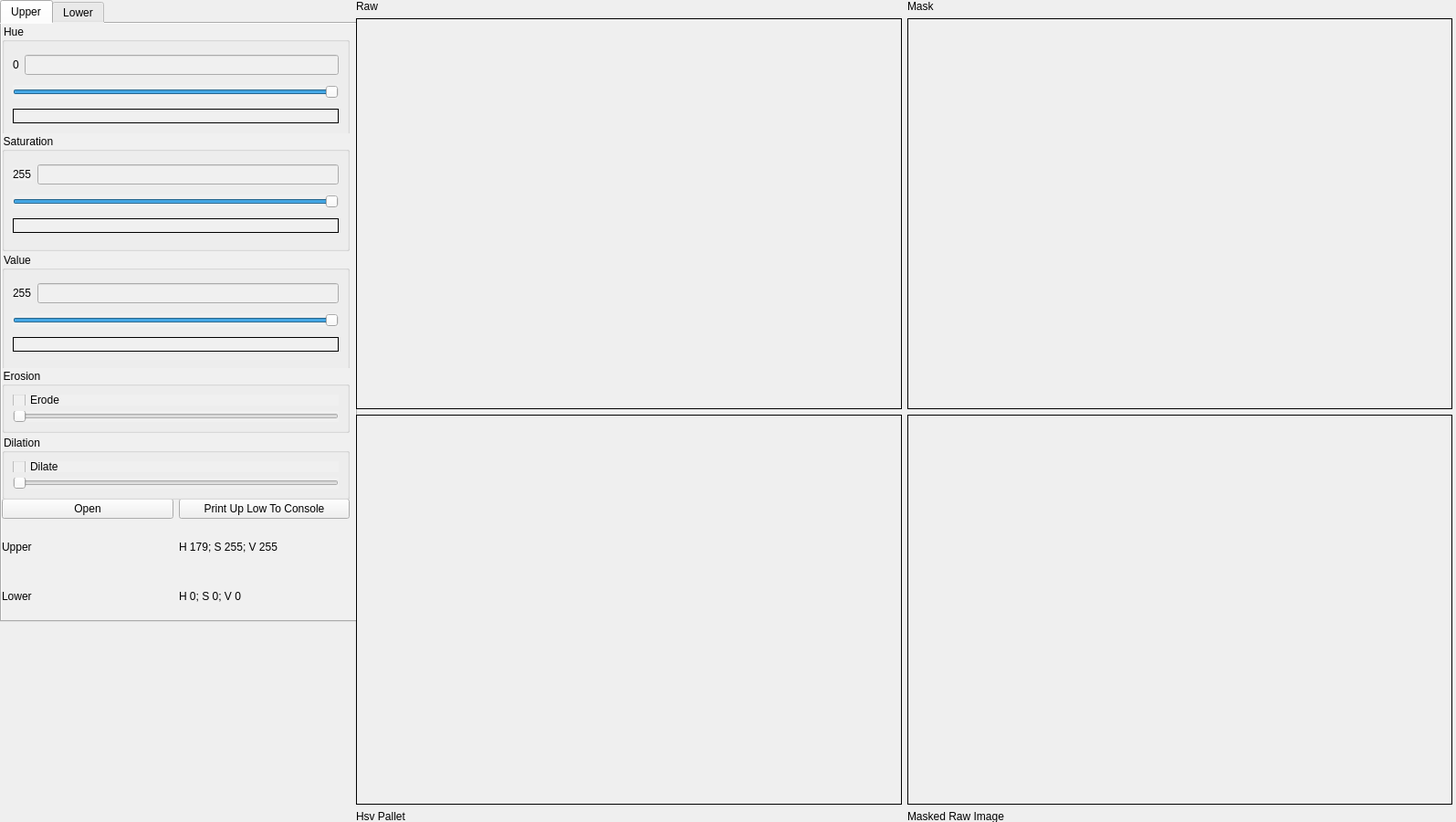
<?xml version="1.0" encoding="UTF-8"?>
<ui version="4.0">
 <class>Dialog</class>
 <widget class="QDialog" name="Dialog">
  <property name="geometry">
   <rect>
    <x>0</x>
    <y>0</y>
    <width>1595</width>
    <height>900</height>
   </rect>
  </property>
  <property name="windowTitle">
   <string>Dialog</string>
  </property>
  <property name="statusTip">
   <string notr="true"/>
  </property>
  <property name="whatsThis">
   <string notr="true"/>
  </property>
  <property name="accessibleName">
   <string notr="true"/>
  </property>
  <property name="accessibleDescription">
   <string notr="true"/>
  </property>
  <widget class="QWidget" name="horizontalLayoutWidget">
   <property name="geometry">
    <rect>
     <x>0</x>
     <y>0</y>
     <width>391</width>
     <height>681</height>
    </rect>
   </property>
   <layout class="QHBoxLayout" name="horizontalLayout">
    <item>
     <widget class="QTabWidget" name="tabWidget">
      <property name="focusPolicy">
       <enum>Qt::NoFocus</enum>
      </property>
      <property name="contextMenuPolicy">
       <enum>Qt::NoContextMenu</enum>
      </property>
      <property name="acceptDrops">
       <bool>false</bool>
      </property>
      <property name="autoFillBackground">
       <bool>false</bool>
      </property>
      <property name="styleSheet">
       <string notr="true">background-color:#f0f0f0</string>
      </property>
      <property name="currentIndex">
       <number>0</number>
      </property>
      <widget class="QWidget" name="tab">
       <attribute name="title">
        <string>Upper</string>
       </attribute>
       <widget class="QWidget" name="layoutWidget_2">
        <property name="geometry">
         <rect>
          <x>0</x>
          <y>520</y>
          <width>381</width>
          <height>131</height>
         </rect>
        </property>
        <layout class="QGridLayout" name="gridLayout_2" columnstretch="0,0">
         <property name="topMargin">
          <number>0</number>
         </property>
         <item row="2" column="0">
          <widget class="QLabel" name="label_11">
           <property name="text">
            <string>Upper</string>
           </property>
          </widget>
         </item>
         <item row="1" column="0">
          <widget class="QPushButton" name="btnOpen_2">
           <property name="text">
            <string>Open</string>
           </property>
          </widget>
         </item>
         <item row="3" column="1">
          <widget class="QLabel" name="lblLower_2">
           <property name="text">
            <string>H 0; S 0; V 0</string>
           </property>
          </widget>
         </item>
         <item row="3" column="0">
          <widget class="QLabel" name="label_12">
           <property name="text">
            <string>Lower</string>
           </property>
          </widget>
         </item>
         <item row="1" column="1">
          <widget class="QPushButton" name="btnCopy_2">
           <property name="text">
            <string>Print Up Low To Console</string>
           </property>
          </widget>
         </item>
         <item row="2" column="1">
          <widget class="QLabel" name="lblUpper_2">
           <property name="text">
            <string>H 179; S 255; V 255</string>
           </property>
          </widget>
         </item>
        </layout>
       </widget>
       <widget class="QGroupBox" name="groupBox_10">
        <property name="geometry">
         <rect>
          <x>0</x>
          <y>250</y>
          <width>381</width>
          <height>129</height>
         </rect>
        </property>
        <property name="title">
         <string>Value</string>
        </property>
        <layout class="QVBoxLayout" name="verticalLayout_21">
         <item>
          <layout class="QHBoxLayout" name="horizontalLayout_11">
           <property name="topMargin">
            <number>0</number>
           </property>
           <item>
            <widget class="QLabel" name="label_upper_val">
             <property name="sizePolicy">
              <sizepolicy hsizetype="Preferred" vsizetype="Fixed">
               <horstretch>0</horstretch>
               <verstretch>0</verstretch>
              </sizepolicy>
             </property>
             <property name="text">
              <string>255</string>
             </property>
            </widget>
           </item>
           <item>
            <widget class="QLineEdit" name="lineEdit_9"/>
           </item>
          </layout>
         </item>
         <item>
          <widget class="QSlider" name="slider_upper_val">
           <property name="maximum">
            <number>255</number>
           </property>
           <property name="value">
            <number>255</number>
           </property>
           <property name="orientation">
            <enum>Qt::Horizontal</enum>
           </property>
          </widget>
         </item>
         <item>
          <widget class="QLabel" name="label_25">
           <property name="sizePolicy">
            <sizepolicy hsizetype="Preferred" vsizetype="Fixed">
             <horstretch>0</horstretch>
             <verstretch>0</verstretch>
            </sizepolicy>
           </property>
           <property name="frameShape">
            <enum>QFrame::Box</enum>
           </property>
           <property name="text">
            <string/>
           </property>
          </widget>
         </item>
        </layout>
       </widget>
       <widget class="QGroupBox" name="groupBox_7">
        <property name="geometry">
         <rect>
          <x>0</x>
          <y>0</y>
          <width>381</width>
          <height>129</height>
         </rect>
        </property>
        <property name="sizePolicy">
         <sizepolicy hsizetype="Minimum" vsizetype="Preferred">
          <horstretch>0</horstretch>
          <verstretch>0</verstretch>
         </sizepolicy>
        </property>
        <property name="title">
         <string>Hue</string>
        </property>
        <layout class="QVBoxLayout" name="verticalLayout_14">
         <item>
          <layout class="QHBoxLayout" name="horizontalLayout_9">
           <property name="topMargin">
            <number>0</number>
           </property>
           <item>
            <widget class="QLabel" name="label_upper_hue">
             <property name="sizePolicy">
              <sizepolicy hsizetype="Preferred" vsizetype="Fixed">
               <horstretch>0</horstretch>
               <verstretch>0</verstretch>
              </sizepolicy>
             </property>
             <property name="text">
              <string>0</string>
             </property>
            </widget>
           </item>
           <item>
            <widget class="QLineEdit" name="lineEdit_7"/>
           </item>
          </layout>
         </item>
         <item>
          <widget class="QSlider" name="slider_upper_hue">
           <property name="maximum">
            <number>359</number>
           </property>
           <property name="value">
            <number>359</number>
           </property>
           <property name="orientation">
            <enum>Qt::Horizontal</enum>
           </property>
          </widget>
         </item>
         <item>
          <widget class="QLabel" name="label_23">
           <property name="sizePolicy">
            <sizepolicy hsizetype="Preferred" vsizetype="Fixed">
             <horstretch>0</horstretch>
             <verstretch>0</verstretch>
            </sizepolicy>
           </property>
           <property name="frameShape">
            <enum>QFrame::Box</enum>
           </property>
           <property name="text">
            <string/>
           </property>
          </widget>
         </item>
        </layout>
       </widget>
       <widget class="QGroupBox" name="groupBox_9">
        <property name="geometry">
         <rect>
          <x>0</x>
          <y>120</y>
          <width>381</width>
          <height>129</height>
         </rect>
        </property>
        <property name="title">
         <string>Saturation</string>
        </property>
        <layout class="QVBoxLayout" name="verticalLayout_20">
         <item>
          <layout class="QHBoxLayout" name="horizontalLayout_10">
           <property name="topMargin">
            <number>0</number>
           </property>
           <item>
            <widget class="QLabel" name="label_upper_sat">
             <property name="sizePolicy">
              <sizepolicy hsizetype="Preferred" vsizetype="Fixed">
               <horstretch>0</horstretch>
               <verstretch>0</verstretch>
              </sizepolicy>
             </property>
             <property name="text">
              <string>255</string>
             </property>
            </widget>
           </item>
           <item>
            <widget class="QLineEdit" name="lineEdit_8"/>
           </item>
          </layout>
         </item>
         <item>
          <widget class="QSlider" name="slider_upper_sat">
           <property name="sizePolicy">
            <sizepolicy hsizetype="Preferred" vsizetype="Fixed">
             <horstretch>0</horstretch>
             <verstretch>0</verstretch>
            </sizepolicy>
           </property>
           <property name="maximum">
            <number>255</number>
           </property>
           <property name="value">
            <number>255</number>
           </property>
           <property name="orientation">
            <enum>Qt::Horizontal</enum>
           </property>
          </widget>
         </item>
         <item>
          <widget class="QLabel" name="label_24">
           <property name="sizePolicy">
            <sizepolicy hsizetype="Preferred" vsizetype="Fixed">
             <horstretch>0</horstretch>
             <verstretch>0</verstretch>
            </sizepolicy>
           </property>
           <property name="frameShape">
            <enum>QFrame::Box</enum>
           </property>
           <property name="text">
            <string/>
           </property>
          </widget>
         </item>
        </layout>
       </widget>
       <widget class="QWidget" name="layoutWidget_4">
        <property name="geometry">
         <rect>
          <x>0</x>
          <y>520</y>
          <width>381</width>
          <height>131</height>
         </rect>
        </property>
        <layout class="QGridLayout" name="gridLayout_4" columnstretch="0,0">
         <property name="topMargin">
          <number>0</number>
         </property>
         <item row="2" column="0">
          <widget class="QLabel" name="label_21">
           <property name="text">
            <string>Upper</string>
           </property>
          </widget>
         </item>
         <item row="1" column="0">
          <widget class="QPushButton" name="open2">
           <property name="text">
            <string>Open</string>
           </property>
          </widget>
         </item>
         <item row="3" column="1">
          <widget class="QLabel" name="upper_lower_label">
           <property name="text">
            <string>H 0; S 0; V 0</string>
           </property>
          </widget>
         </item>
         <item row="3" column="0">
          <widget class="QLabel" name="label_22">
           <property name="text">
            <string>Lower</string>
           </property>
          </widget>
         </item>
         <item row="1" column="1">
          <widget class="QPushButton" name="upper_print">
           <property name="text">
            <string>Print Up Low To Console</string>
           </property>
          </widget>
         </item>
         <item row="2" column="1">
          <widget class="QLabel" name="upper_upper_label">
           <property name="text">
            <string>H 179; S 255; V 255</string>
           </property>
          </widget>
         </item>
        </layout>
       </widget>
       <widget class="QGroupBox" name="groupBox_6">
        <property name="geometry">
         <rect>
          <x>0</x>
          <y>450</y>
          <width>381</width>
          <height>71</height>
         </rect>
        </property>
        <property name="sizePolicy">
         <sizepolicy hsizetype="Preferred" vsizetype="Fixed">
          <horstretch>0</horstretch>
          <verstretch>0</verstretch>
         </sizepolicy>
        </property>
        <property name="title">
         <string>Dilation</string>
        </property>
        <layout class="QVBoxLayout" name="verticalLayout_13">
         <item>
          <widget class="QCheckBox" name="checkbox_upper_dial">
           <property name="text">
            <string>Dilate</string>
           </property>
          </widget>
         </item>
         <item>
          <widget class="QSlider" name="slider_upper_dial">
           <property name="minimum">
            <number>1</number>
           </property>
           <property name="singleStep">
            <number>2</number>
           </property>
           <property name="pageStep">
            <number>10</number>
           </property>
           <property name="orientation">
            <enum>Qt::Horizontal</enum>
           </property>
          </widget>
         </item>
        </layout>
       </widget>
       <widget class="QGroupBox" name="groupBox_8">
        <property name="geometry">
         <rect>
          <x>0</x>
          <y>377</y>
          <width>381</width>
          <height>71</height>
         </rect>
        </property>
        <property name="sizePolicy">
         <sizepolicy hsizetype="Preferred" vsizetype="Fixed">
          <horstretch>0</horstretch>
          <verstretch>0</verstretch>
         </sizepolicy>
        </property>
        <property name="title">
         <string>Erosion</string>
        </property>
        <layout class="QVBoxLayout" name="verticalLayout_19">
         <item>
          <widget class="QCheckBox" name="checkbox_upper_erode">
           <property name="text">
            <string>Erode</string>
           </property>
          </widget>
         </item>
         <item>
          <widget class="QSlider" name="slider_upper_erode">
           <property name="minimum">
            <number>1</number>
           </property>
           <property name="singleStep">
            <number>2</number>
           </property>
           <property name="orientation">
            <enum>Qt::Horizontal</enum>
           </property>
          </widget>
         </item>
        </layout>
       </widget>
      </widget>
      <widget class="QWidget" name="tab_2">
       <attribute name="title">
        <string>Lower</string>
       </attribute>
       <widget class="QWidget" name="layoutWidget">
        <property name="geometry">
         <rect>
          <x>0</x>
          <y>520</y>
          <width>381</width>
          <height>131</height>
         </rect>
        </property>
        <layout class="QGridLayout" name="gridLayout" columnstretch="0,0">
         <property name="topMargin">
          <number>0</number>
         </property>
         <item row="2" column="0">
          <widget class="QLabel" name="label_10">
           <property name="text">
            <string>Upper</string>
           </property>
          </widget>
         </item>
         <item row="1" column="0">
          <widget class="QPushButton" name="Open">
           <property name="text">
            <string>Open</string>
           </property>
          </widget>
         </item>
         <item row="3" column="1">
          <widget class="QLabel" name="lower_lower_label">
           <property name="text">
            <string>H 0; S 0; V 0</string>
           </property>
          </widget>
         </item>
         <item row="3" column="0">
          <widget class="QLabel" name="label_9">
           <property name="text">
            <string>Lower</string>
           </property>
          </widget>
         </item>
         <item row="1" column="1">
          <widget class="QPushButton" name="lower_print">
           <property name="text">
            <string>Print Up Low To Console</string>
           </property>
          </widget>
         </item>
         <item row="2" column="1">
          <widget class="QLabel" name="lower_upper_label">
           <property name="text">
            <string>H 179; S 255; V 255</string>
           </property>
          </widget>
         </item>
        </layout>
       </widget>
       <widget class="QGroupBox" name="groupBox">
        <property name="geometry">
         <rect>
          <x>0</x>
          <y>0</y>
          <width>381</width>
          <height>129</height>
         </rect>
        </property>
        <property name="sizePolicy">
         <sizepolicy hsizetype="Minimum" vsizetype="Preferred">
          <horstretch>0</horstretch>
          <verstretch>0</verstretch>
         </sizepolicy>
        </property>
        <property name="title">
         <string>Hue</string>
        </property>
        <layout class="QVBoxLayout" name="verticalLayout_3">
         <item>
          <layout class="QHBoxLayout" name="horizontalLayout_3">
           <property name="topMargin">
            <number>0</number>
           </property>
           <item>
            <widget class="QLabel" name="label_lower_hue">
             <property name="sizePolicy">
              <sizepolicy hsizetype="Preferred" vsizetype="Fixed">
               <horstretch>0</horstretch>
               <verstretch>0</verstretch>
              </sizepolicy>
             </property>
             <property name="text">
              <string>0</string>
             </property>
            </widget>
           </item>
           <item>
            <widget class="QLineEdit" name="lineEdit"/>
           </item>
          </layout>
         </item>
         <item>
          <widget class="QSlider" name="slider_lower_hue">
           <property name="maximum">
            <number>359</number>
           </property>
           <property name="value">
            <number>0</number>
           </property>
           <property name="sliderPosition">
            <number>0</number>
           </property>
           <property name="orientation">
            <enum>Qt::Horizontal</enum>
           </property>
          </widget>
         </item>
         <item>
          <widget class="QLabel" name="label_5">
           <property name="sizePolicy">
            <sizepolicy hsizetype="Preferred" vsizetype="Fixed">
             <horstretch>0</horstretch>
             <verstretch>0</verstretch>
            </sizepolicy>
           </property>
           <property name="frameShape">
            <enum>QFrame::Box</enum>
           </property>
           <property name="text">
            <string/>
           </property>
          </widget>
         </item>
        </layout>
       </widget>
       <widget class="QGroupBox" name="groupBox_2">
        <property name="geometry">
         <rect>
          <x>0</x>
          <y>120</y>
          <width>381</width>
          <height>129</height>
         </rect>
        </property>
        <property name="title">
         <string>Saturation</string>
        </property>
        <layout class="QVBoxLayout" name="verticalLayout_4">
         <item>
          <layout class="QHBoxLayout" name="horizontalLayout_4">
           <property name="topMargin">
            <number>0</number>
           </property>
           <item>
            <widget class="QLabel" name="label_lower_sat">
             <property name="sizePolicy">
              <sizepolicy hsizetype="Preferred" vsizetype="Fixed">
               <horstretch>0</horstretch>
               <verstretch>0</verstretch>
              </sizepolicy>
             </property>
             <property name="text">
              <string>255</string>
             </property>
            </widget>
           </item>
           <item>
            <widget class="QLineEdit" name="lineEdit_2"/>
           </item>
          </layout>
         </item>
         <item>
          <widget class="QSlider" name="slider_lower_sat">
           <property name="sizePolicy">
            <sizepolicy hsizetype="Preferred" vsizetype="Fixed">
             <horstretch>0</horstretch>
             <verstretch>0</verstretch>
            </sizepolicy>
           </property>
           <property name="maximum">
            <number>255</number>
           </property>
           <property name="value">
            <number>0</number>
           </property>
           <property name="sliderPosition">
            <number>0</number>
           </property>
           <property name="orientation">
            <enum>Qt::Horizontal</enum>
           </property>
          </widget>
         </item>
         <item>
          <widget class="QLabel" name="label_6">
           <property name="sizePolicy">
            <sizepolicy hsizetype="Preferred" vsizetype="Fixed">
             <horstretch>0</horstretch>
             <verstretch>0</verstretch>
            </sizepolicy>
           </property>
           <property name="frameShape">
            <enum>QFrame::Box</enum>
           </property>
           <property name="text">
            <string/>
           </property>
          </widget>
         </item>
        </layout>
       </widget>
       <widget class="QGroupBox" name="groupBox_3">
        <property name="geometry">
         <rect>
          <x>0</x>
          <y>250</y>
          <width>381</width>
          <height>129</height>
         </rect>
        </property>
        <property name="title">
         <string>Value</string>
        </property>
        <layout class="QVBoxLayout" name="verticalLayout_5">
         <item>
          <layout class="QHBoxLayout" name="horizontalLayout_5">
           <property name="topMargin">
            <number>0</number>
           </property>
           <item>
            <widget class="QLabel" name="label_lower_value">
             <property name="sizePolicy">
              <sizepolicy hsizetype="Preferred" vsizetype="Fixed">
               <horstretch>0</horstretch>
               <verstretch>0</verstretch>
              </sizepolicy>
             </property>
             <property name="text">
              <string>255</string>
             </property>
            </widget>
           </item>
           <item>
            <widget class="QLineEdit" name="lineEdit_3"/>
           </item>
          </layout>
         </item>
         <item>
          <widget class="QSlider" name="slider_lower_value">
           <property name="maximum">
            <number>255</number>
           </property>
           <property name="value">
            <number>0</number>
           </property>
           <property name="sliderPosition">
            <number>0</number>
           </property>
           <property name="orientation">
            <enum>Qt::Horizontal</enum>
           </property>
          </widget>
         </item>
         <item>
          <widget class="QLabel" name="label_8">
           <property name="sizePolicy">
            <sizepolicy hsizetype="Preferred" vsizetype="Fixed">
             <horstretch>0</horstretch>
             <verstretch>0</verstretch>
            </sizepolicy>
           </property>
           <property name="frameShape">
            <enum>QFrame::Box</enum>
           </property>
           <property name="text">
            <string/>
           </property>
          </widget>
         </item>
        </layout>
       </widget>
       <widget class="QGroupBox" name="groupBox_4">
        <property name="geometry">
         <rect>
          <x>0</x>
          <y>377</y>
          <width>381</width>
          <height>71</height>
         </rect>
        </property>
        <property name="sizePolicy">
         <sizepolicy hsizetype="Preferred" vsizetype="Fixed">
          <horstretch>0</horstretch>
          <verstretch>0</verstretch>
         </sizepolicy>
        </property>
        <property name="title">
         <string>Erosion</string>
        </property>
        <layout class="QVBoxLayout" name="verticalLayout_9">
         <item>
          <widget class="QCheckBox" name="checkbox_lower_erode">
           <property name="text">
            <string>Erode</string>
           </property>
          </widget>
         </item>
         <item>
          <widget class="QSlider" name="slider_lower_erode">
           <property name="minimum">
            <number>1</number>
           </property>
           <property name="singleStep">
            <number>2</number>
           </property>
           <property name="orientation">
            <enum>Qt::Horizontal</enum>
           </property>
          </widget>
         </item>
        </layout>
       </widget>
       <widget class="QGroupBox" name="groupBox_5">
        <property name="geometry">
         <rect>
          <x>0</x>
          <y>450</y>
          <width>381</width>
          <height>71</height>
         </rect>
        </property>
        <property name="sizePolicy">
         <sizepolicy hsizetype="Preferred" vsizetype="Fixed">
          <horstretch>0</horstretch>
          <verstretch>0</verstretch>
         </sizepolicy>
        </property>
        <property name="title">
         <string>Dilation</string>
        </property>
        <layout class="QVBoxLayout" name="verticalLayout_11">
         <item>
          <widget class="QCheckBox" name="checkbox_lower_dial">
           <property name="text">
            <string>Dilate</string>
           </property>
          </widget>
         </item>
         <item>
          <widget class="QSlider" name="slider_lower_dial">
           <property name="minimum">
            <number>1</number>
           </property>
           <property name="singleStep">
            <number>2</number>
           </property>
           <property name="pageStep">
            <number>10</number>
           </property>
           <property name="orientation">
            <enum>Qt::Horizontal</enum>
           </property>
          </widget>
         </item>
        </layout>
       </widget>
      </widget>
     </widget>
    </item>
   </layout>
  </widget>
  <widget class="QWidget" name="layoutWidget_3">
   <property name="geometry">
    <rect>
     <x>390</x>
     <y>0</y>
     <width>1201</width>
     <height>901</height>
    </rect>
   </property>
   <layout class="QGridLayout" name="gridLayout_5">
    <property name="leftMargin">
     <number>0</number>
    </property>
    <item row="1" column="1">
     <layout class="QVBoxLayout" name="verticalLayout_18">
      <item>
       <widget class="QLabel" name="previewMaskedRaw">
        <property name="sizePolicy">
         <sizepolicy hsizetype="Ignored" vsizetype="Ignored">
          <horstretch>0</horstretch>
          <verstretch>0</verstretch>
         </sizepolicy>
        </property>
        <property name="frameShape">
         <enum>QFrame::Box</enum>
        </property>
        <property name="text">
         <string/>
        </property>
       </widget>
      </item>
      <item>
       <widget class="QLabel" name="label_18">
        <property name="sizePolicy">
         <sizepolicy hsizetype="Preferred" vsizetype="Fixed">
          <horstretch>0</horstretch>
          <verstretch>0</verstretch>
         </sizepolicy>
        </property>
        <property name="text">
         <string>Masked Raw Image</string>
        </property>
       </widget>
      </item>
     </layout>
    </item>
    <item row="0" column="1">
     <layout class="QVBoxLayout" name="verticalLayout_16">
      <property name="leftMargin">
       <number>0</number>
      </property>
      <item>
       <widget class="QLabel" name="label_17">
        <property name="sizePolicy">
         <sizepolicy hsizetype="Preferred" vsizetype="Fixed">
          <horstretch>0</horstretch>
          <verstretch>0</verstretch>
         </sizepolicy>
        </property>
        <property name="text">
         <string>Mask</string>
        </property>
       </widget>
      </item>
      <item>
       <widget class="QLabel" name="previewMask">
        <property name="sizePolicy">
         <sizepolicy hsizetype="Ignored" vsizetype="Ignored">
          <horstretch>1</horstretch>
          <verstretch>0</verstretch>
         </sizepolicy>
        </property>
        <property name="frameShape">
         <enum>QFrame::Box</enum>
        </property>
        <property name="text">
         <string/>
        </property>
       </widget>
      </item>
     </layout>
    </item>
    <item row="1" column="0">
     <layout class="QVBoxLayout" name="verticalLayout_17">
      <item>
       <widget class="QLabel" name="previewHsvSpace">
        <property name="sizePolicy">
         <sizepolicy hsizetype="Ignored" vsizetype="Ignored">
          <horstretch>0</horstretch>
          <verstretch>0</verstretch>
         </sizepolicy>
        </property>
        <property name="frameShape">
         <enum>QFrame::Box</enum>
        </property>
        <property name="text">
         <string/>
        </property>
       </widget>
      </item>
      <item>
       <widget class="QLabel" name="label_19">
        <property name="sizePolicy">
         <sizepolicy hsizetype="Preferred" vsizetype="Fixed">
          <horstretch>0</horstretch>
          <verstretch>0</verstretch>
         </sizepolicy>
        </property>
        <property name="text">
         <string>Hsv Pallet</string>
        </property>
       </widget>
      </item>
     </layout>
    </item>
    <item row="0" column="0">
     <layout class="QVBoxLayout" name="verticalLayout_15">
      <item>
       <widget class="QLabel" name="label_16">
        <property name="sizePolicy">
         <sizepolicy hsizetype="Preferred" vsizetype="Fixed">
          <horstretch>0</horstretch>
          <verstretch>0</verstretch>
         </sizepolicy>
        </property>
        <property name="text">
         <string>Raw</string>
        </property>
       </widget>
      </item>
      <item>
       <widget class="QLabel" name="previewRaw_2">
        <property name="sizePolicy">
         <sizepolicy hsizetype="Ignored" vsizetype="Ignored">
          <horstretch>0</horstretch>
          <verstretch>0</verstretch>
         </sizepolicy>
        </property>
        <property name="frameShape">
         <enum>QFrame::Box</enum>
        </property>
        <property name="text">
         <string/>
        </property>
       </widget>
      </item>
     </layout>
    </item>
   </layout>
  </widget>
 </widget>
 <resources/>
 <connections/>
</ui>
